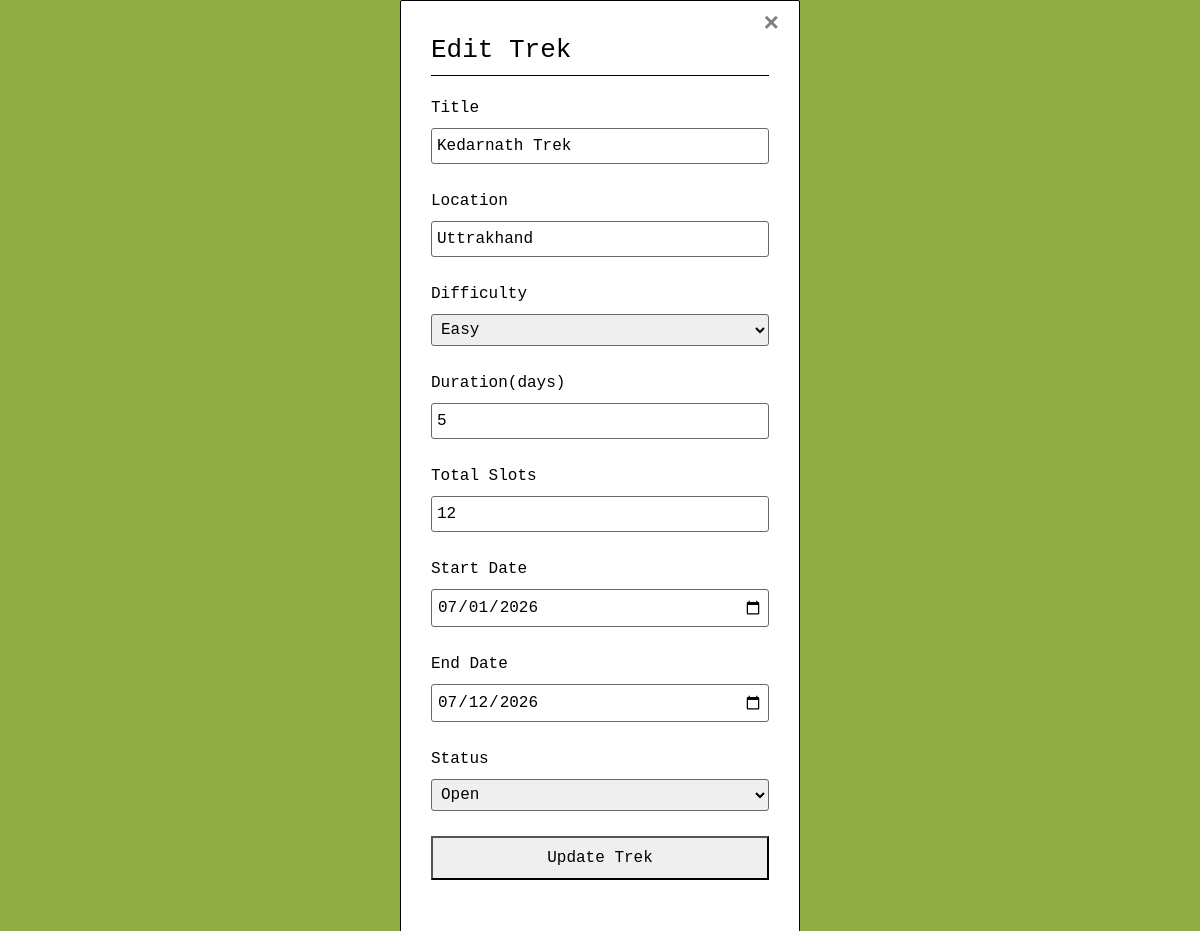
Screenshot of /admin/edit_trek/4 (signed in) with the database file from the repository.
### models.py (models this page shows)
class Trek(db.Model):
    __tablename__ = "treks"
    id = db.Column(db.Integer, primary_key=True)
    title = db.Column(db.String(150), nullable=False)
    location = db.Column(db.String(100), nullable=False)
    difficulty = db.Column(db.String(20), nullable=False)
    duration = db.Column(db.Integer, nullable=False)
    total_slots = db.Column(db.Integer, nullable=False)
    available_slots = db.Column(db.Integer, nullable=False)
    status = db.Column(db.String(20), default="Pending")   # will track if Pending / Approved / Open / Closed / Completed
    start_date = db.Column(db.DateTime, nullable=False)
    end_date = db.Column(db.DateTime, nullable=False)
    is_removed = db.Column(db.Boolean, nullable=False, default=False)
    staff_id = db.Column(db.Integer, db.ForeignKey("users.id"), nullable=True)
    bookings = db.relationship("Booking", backref="trek", lazy=True)

### admin.py (the view, shortened to what this page needs)
@admin.route("/edit_trek/<int:trek_id>", methods=['POST', 'GET'])
def edit_trek(trek_id):
    edit_trek = Trek.query.get(trek_id)
    return render_template("admin/edit_trek.html", trek=edit_trek)

### admin.py (called while the page is built)
@admin.before_request
def check_admin():
    if not session.get('user_id'):
        flash("Please log in to continue.", "error")
        return redirect(url_for('auth.login'))
    if session.get('role') != "Admin":
        flash("Unauthorised access.", "warning")
        return redirect(url_for('auth.login'))

### templates/admin/edit_trek.html (shortened to what this page needs)
{% extends "base.html" %}
{% block content %}
    <div class="container">
    <a href="{{ url_for('admin.view_treks') }}" class="close">&times;</a>
        <div class="canvas">
            <p style="font-size:xx-large; margin-bottom: 5px;">Edit Trek</p>
        </div>
        <div class="main">
            <div class="form-body">
                <form action="{{ url_for('admin.edit_trek', trek_id=trek.id) }}" method="POST">
                    <div class="input-box">
                        <label>Title</label>
                        <input type="text" name="title" maxlength="100" value="{{ trek.title }}" required>
                    </div>
                    <div class="input-box">
                        <label>Location</label>
                        <input type="text" name="location" value="{{ trek.location }}" required>
                    </div>
                    <div class="input-box">
                        <label>Difficulty</label>
                        <select name="difficulty" required>
                            <option value="Easy" {{ 'selected' if trek.difficulty=="easy"}}>Easy</option>
                        </select>
                    </div>
                    <div class="input-box">
                        <label>Duration(days)</label>
                        <input type="number" name="duration" min="1" value="{{ trek.duration }}" required>
                    </div>
                    <div class="input-box">
                        <label>Total Slots</label>
                        <input type="number" name="total_slots" min="1" value="{{ trek.total_slots }}" required>
                    </div>
                    <div class="input-box">
                        <label>Start Date</label>
                        <input type="date" name="start_date" value="{{ trek.start_date.strftime('%Y-%m-%d') }}" required>
                    </div>
                    <div class="input-box">
                        <label>End Date</label>
                        <input type="date" name="end_date" value="{{ trek.end_date.strftime('%Y-%m-%d') }}" required>
                    </div>
                    <div class="input-box">
                        <label>Status</label>
                        <select name="status">
                            <option value="Open" {{ 'selected' if trek.status=="open" }}>Open</option>
                        </select>
                    </div>
                    <div class="sub-links">
                        <button type="submit">Update Trek</button>
                    </div>
                </form>
            </div>
        </div>
    </div>
{% endblock %}

### static/style.css (style rules this page uses)
* { margin: 0; padding: 0; font-family: monospace; box-sizing: border-box; }
body { background-color: rgb(146, 173, 67); display: flex; flex-direction: column; align-items: center; min-height: 100vh; }
.container { margin: auto; padding: 30px; width: 400px; border: 1px solid black; border-radius: 2px; max-width: 500px; color: rgb(0, 0, 0); background-color: rgb(255, 255, 255); position: relative; }
.close { position: absolute; top: 10px; right: 20px; font-size: 26px; color: black; font-weight: bold; text-decoration: none; }
.form-body { border-top: 1px solid black; padding-top: 20px; font-size: large; }
.input-box { display:flex; flex-direction: column; margin-bottom: 25px; font-size:large; }
.input-box input, .input-box select { padding: 5px; border: 1px solid rgb(105, 105, 105); border-radius: 3px; }
.sub-links { text-align: center; }
.sub-links button { padding: 8px; width: 100%; margin-bottom: 23px; font-size:large; }

### rows the page displays
Trek: title "Kedarnath Trek", location "Uttrakhand", duration "5", total_slots "12", start_date "07/01/2026", end_date "07/12/2026"
